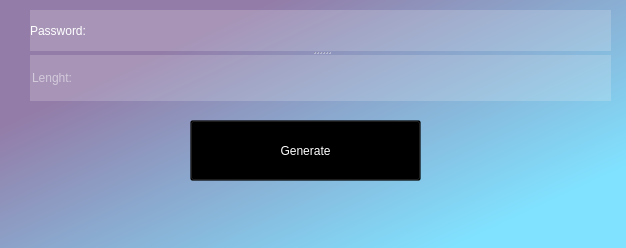
<?xml version="1.0" encoding="UTF-8"?>
<ui version="4.0">
 <class>Ui_MainWindow</class>
 <widget class="QMainWindow" name="Ui_MainWindow">
  <property name="geometry">
   <rect>
    <x>0</x>
    <y>0</y>
    <width>626</width>
    <height>248</height>
   </rect>
  </property>
  <property name="windowTitle">
   <string>Ui_MainWindow</string>
  </property>
  <property name="autoFillBackground">
   <bool>false</bool>
  </property>
  <property name="styleSheet">
   <string notr="true">#centralwidget {
	background-color: qlineargradient(spread:pad, x1:0.129, y1:0.233, x2:0.851, y2:0.846, stop:0.0876289 rgba(147, 124, 168, 255), stop:1 rgba(128, 226, 255, 255));
}

* {
	color: #fff;
	font: 28pt &quot;FontAwesome&quot;;
}</string>
  </property>
  <widget class="QWidget" name="centralwidget">
   <property name="mouseTracking">
    <bool>true</bool>
   </property>
   <widget class="QPushButton" name="_genpass">
    <property name="geometry">
     <rect>
      <x>190</x>
      <y>120</y>
      <width>231</width>
      <height>61</height>
     </rect>
    </property>
    <property name="mouseTracking">
     <bool>true</bool>
    </property>
    <property name="styleSheet">
     <string notr="true">*
{
	background-color: rgba(0,0,0,0.2);
}
*:Hover 
{
	background-color: rgba(0,0,0,0.4);
}
*:Pushed
{
	background-color: rgba(255,255,255,0.6);
}</string>
    </property>
    <property name="text">
     <string>Generate</string>
    </property>
   </widget>
   <widget class="QSplitter" name="splitter">
    <property name="geometry">
     <rect>
      <x>30</x>
      <y>10</y>
      <width>581</width>
      <height>91</height>
     </rect>
    </property>
    <property name="orientation">
     <enum>Qt::Vertical</enum>
    </property>
    <widget class="QLabel" name="_displaypass">
     <property name="styleSheet">
      <string notr="true">background-color: rgba(246, 245, 244, 0.2);
border: none;</string>
     </property>
     <property name="text">
      <string>Password: </string>
     </property>
    </widget>
    <widget class="QLineEdit" name="_displayedit">
     <property name="styleSheet">
      <string notr="true">background-color: rgba(246, 245, 244, 0.2);
border: none;</string>
     </property>
     <property name="text">
      <string/>
     </property>
     <property name="placeholderText">
      <string>Lenght:</string>
     </property>
    </widget>
   </widget>
  </widget>
  <widget class="QMenuBar" name="menubar">
   <property name="geometry">
    <rect>
     <x>0</x>
     <y>0</y>
     <width>626</width>
     <height>45</height>
    </rect>
   </property>
  </widget>
 </widget>
 <resources/>
 <connections/>
</ui>
